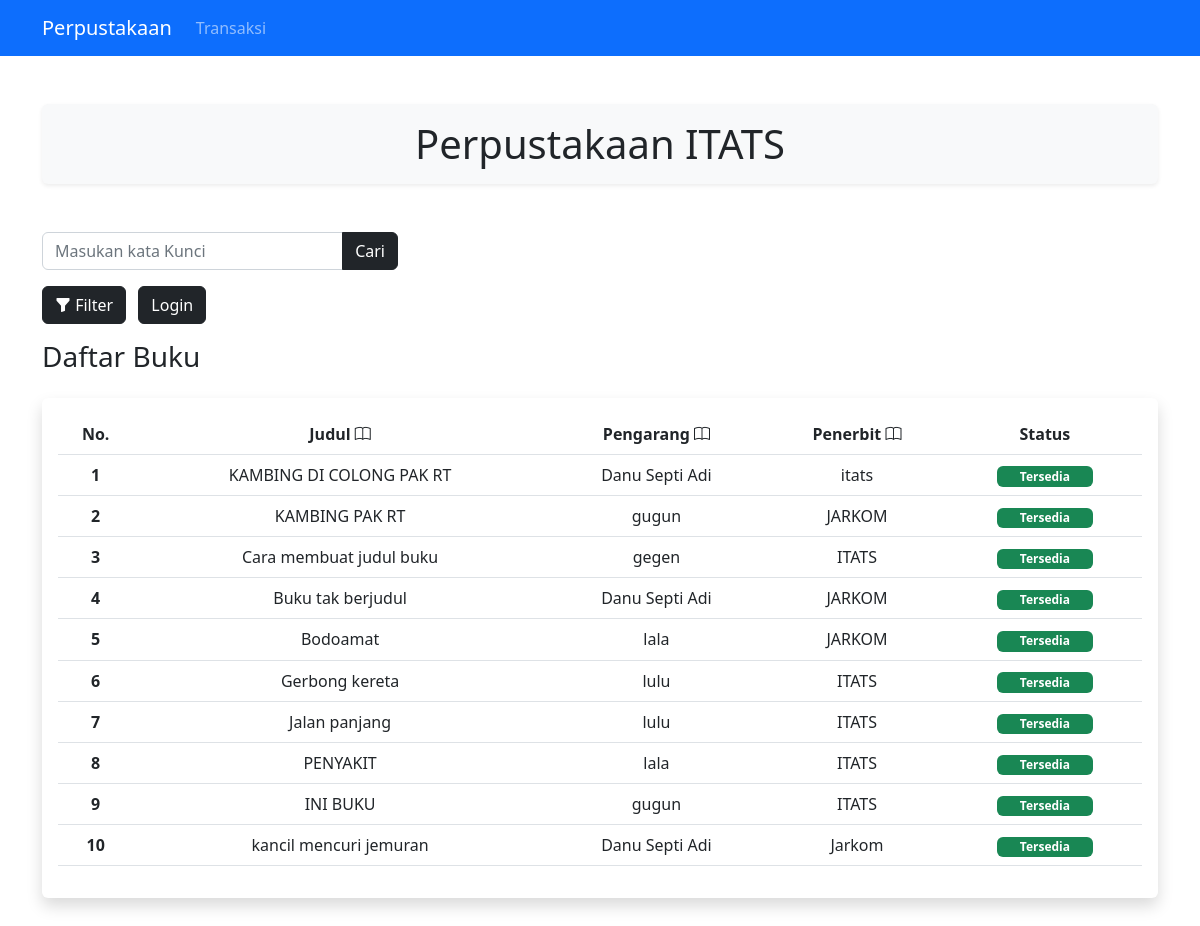
The page / on the database its author committed.
### tables this page shows
CREATE TABLE `buku` (
  `id_buku` varchar(10) NOT NULL,
  `judul_buku` varchar(100) NOT NULL,
  `penulis_id` varchar(30) NOT NULL,
  `penerbit` varchar(30) NOT NULL,
  `status_buku` enum('Tersedia','Tidak Tersedia') NOT NULL
);

CREATE TABLE `penulis` (
  `id_penulis` varchar(30) NOT NULL,
  `nama_penulis` varchar(30) NOT NULL,
  `email_penulis` varchar(50) NOT NULL
);

### app/core/Controller.php (called while the page is built, shortened)
<?php
class Controller{
    public function view($view, $data = [])
    {
        require_once 'app/views/'.$view.'.php';
    }
}

### app/core/App.php (called while the page is built, shortened)
<?php
class App{
    protected $method = 'index';
    protected $params = [];
    public function __construct(){
        $this->controller = new $this->controller;
        call_user_func_array([$this->controller, $this->method], $this->params);
    }
}

### index.php (called while the page is built, shortened)
<?php
$app = new App;

### app/helper/database.php (called while the page is built, shortened)
<?php
class database{
    private $servername = DB_SERVER;
    private $username = DB_USER;
    private $pass = DB_PASS;
    private $database = DB_NAME;
    private $conn;
    function __construct()
    {
        try {
            $this->conn = new PDO("mysql:host=$this->servername;dbname=$this->database", $this->username,
            $this->pass);
            $this->conn->setAttribute(PDO::ATTR_ERRMODE, PDO::ERRMODE_EXCEPTION);
        } catch(PDOException $e) {
            echo "Connection failed: " . $e->getMessage();
        }
    }
    public function getAll($sql){
        $this->stmt = $this->conn->prepare($sql);
        $this->stmt->execute();
        return $this->stmt->fetchAll(PDO::FETCH_ASSOC);
    }
}

### app/models/buku.php (called while the page is built, shortened)
<?php
class buku{
    private $p;
    function __construct()
    {
        $this->p =new database;
    }
    function get_buku()
    {
        if(isset($_POST["kunci"])){
            $cari = $_POST["kunci"];
            $data = $this->p->getAll("SELECT buku.*,penulis.* from buku inner join penulis on buku.penulis_id = penulis.id_penulis where buku.judul_buku LIKE '%$cari%' OR penulis.nama_penulis LIKE '%$cari%' OR buku.penerbit LIKE '%$cari%'");
        }else{$data = $this->p->getAll('select buku.*,penulis.* from buku inner join penulis on buku.penulis_id = penulis.id_penulis');}
        return $data;
    }
}

### app/views/atribut/buku.php (the view, shortened to what this page needs)
<h3 class="mb-4">Daftar Buku</h3>
<div class="shadow p-3 mb-5 bg-body rounded">
<div data-bs-spy="scroll" data-bs-target="#navbar-example2" data-bs-root-margin="0px 0px -40%" data-bs-smooth-scroll="true" class="scrollspy-example" tabindex="0">
<table class="table">
  <thead>
    <tr>
      <th class="text-center" scope="col">No.</th>
      <th class="text-center" scope="col">Judul <i class="bi bi-book"></i></th>
      <th class="text-center" scope="col">Pengarang <i class="bi bi-book"></th>
      <th class="text-center" scope="col">Penerbit <i class="bi bi-book"></th>
      <th class="text-center" scope="col">Status</th>
    </tr>
  </thead>
  <tbody>
    <?php
    $i = 0;
    foreach($data['buku'] as $books):
    $i++;
    ?>
        <tr>
      <th class="text-center" scope="row"><?=$i?></th>
      <td class="text-center"><?=$books['judul_buku'];?></td>
      <td class="text-center"><?=$books['nama_penulis'];?></td>
      <td class="text-center"><?=$books['penerbit'];?></td>
      <td class="text-center"><?php
      if($books['status_buku'] == "Tidak Tersedia"){
        echo "<div class='badge bg-danger text-wrap' style='width: 6rem;'>".$books['status_buku']."</div></td>";
      }else{
          echo "<div class='badge bg-success text-wrap' style='width: 6rem;'>".$books['status_buku']."</div></td>";
        }
        ?>
        </tr>
    <?php endforeach;?>
    </tbody>
</table>

### rows shown on the page
buku: judul_buku "KAMBING DI COLONG PAK RT", penulis.nama_penulis "Danu Septi Adi", penerbit "itats", status_buku "Tersedia"
buku: judul_buku "KAMBING PAK RT", penulis.nama_penulis "gugun", penerbit "JARKOM", status_buku "Tersedia"
buku: judul_buku "Cara membuat judul buku", penulis.nama_penulis "gegen", penerbit "ITATS", status_buku "Tersedia"
buku: judul_buku "Buku tak berjudul", penulis.nama_penulis "Danu Septi Adi", penerbit "JARKOM", status_buku "Tersedia"
buku: judul_buku "Bodoamat", penulis.nama_penulis "lala", penerbit "JARKOM", status_buku "Tersedia"
buku: judul_buku "Gerbong kereta", penulis.nama_penulis "lulu", penerbit "ITATS", status_buku "Tersedia"
buku: judul_buku "Jalan panjang", penulis.nama_penulis "lulu", penerbit "ITATS", status_buku "Tersedia"
buku: judul_buku "PENYAKIT", penulis.nama_penulis "lala", penerbit "ITATS", status_buku "Tersedia"
buku: judul_buku "INI BUKU", penulis.nama_penulis "gugun", penerbit "ITATS", status_buku "Tersedia"
buku: judul_buku "kancil mencuri jemuran", penulis.nama_penulis "Danu Septi Adi", penerbit "Jarkom", status_buku "Tersedia"
